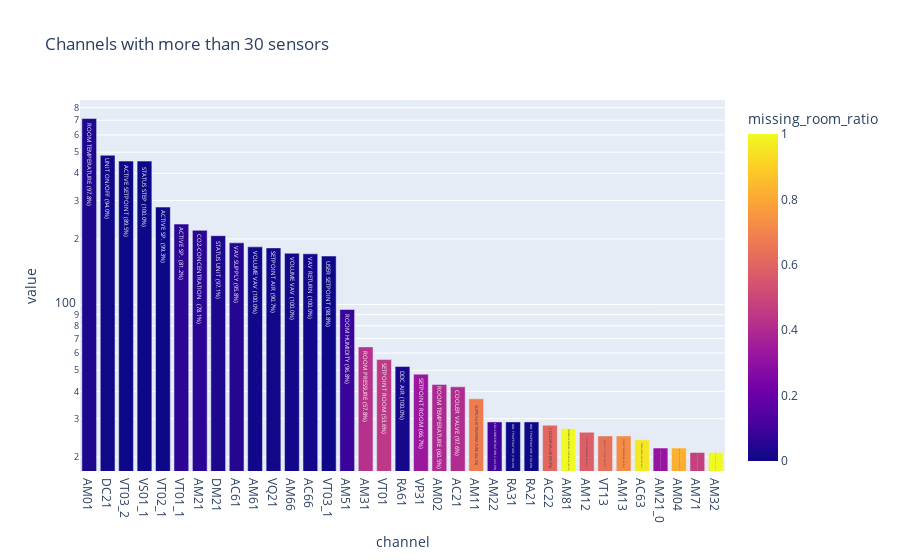

Write notebook code for a chart like this one.
### Code cell
channel_counts = metadata['channel'].value_counts()
selected = channel_counts[channel_counts > 20]
most_pop_short_desc_info = {}
missing_room_ratio = {}
for channel_id in selected.index:
    top_short_counts = metadata[metadata['channel'] == channel_id]['short_description'].value_counts()
    top_short_counts = top_short_counts / top_short_counts.sum()
    most_pop_short_desc_info[channel_id] = top_short_counts.index[0] + f" ({top_short_counts.iloc[0]*100:.1f}%)"
    missing_room_ratio[channel_id] = metadata[metadata['channel'] == channel_id]['room'].isna().mean()
channel_info_df = pd.DataFrame({'most_popular_short_description': most_pop_short_desc_info, 'missing_room_ratio': missing_room_ratio})
selected = pd.DataFrame(selected).join(channel_info_df)
selected.columns = ['sensor_count', 'most_popular_short_description', 'missing_room_ratio']
print(selected.head())
selected.to_csv('channel_groups_by_most_common_short_description.csv', index=True)
px.bar(selected, title="Channels with more than 30 sensors", text='most_popular_short_description', color='missing_room_ratio', log_y=True).show()

### Figure 1 — Plotly figure (JSON) as saved in the notebook; plotly's stock layout.template omitted (floating-point values rounded to 4 significant figures)
{"data": [{"alignmentgroup": "True", "hovertemplate": "channel=%{x}<br>value=%{y}<br>most_popular_short_description=%{text}<br>missing_room_ratio=%{marker.color}<extra></extra>", "legendgroup": "", "marker": {"color": [0.02945, 0.006198, 0, 0, 0, 0.05983, 0.05479, 0.02899, 0.04688, 0.005435, 0.005495, 0.01163, 0.0117, 0, 0.08421, 0.4219, 0.4464, 0.01923, 0.3333, 0.3953, 0.4048, 0.6757, 0.1034, 0, 0, 0.6071, 1, 0.5769, 0.64, 0.72, 0.9583, 0.3182, 0.8182, 0.4762, 1], "coloraxis": "coloraxis", "pattern": {"shape": ""}}, "name": "", "offsetgroup": "", "orientation": "v", "showlegend": false, "text": ["ROOM TEMPERATURE (97.8%)", "UNIT ON/OFF (94.0%)", "ACTIVE SETPOINT (89.5%)", "STATUS STEP (100.0%)", "ACTIVE SP. (99.3%)", "ACTIVE SP. (81.2%)", "CO2-CONCENTRATION  (78.1%)", "STATUS UNIT (97.1%)", "VAV SUPPLY (95.8%)", "VOLUME VAV (100.0%)", "SETPOINT AIR (90.7%)", "VOLUME VAV (100.0%)", "VAV RETURN (100.0%)", "USER SETPOINT (98.8%)", "ROOM HUMIDITY (96.8%)", "ROOM PRESSURE (57.8%)", "SETPOINT ROOM (53.6%)", "DDC AIR (100.0%)", "SETPOINT ROOM (66.7%)", "ROOM TEMPERATURE (60.5%)", "COOLER VALVE (97.6%)", "SUPPLY-AIR TEMPERATURE (54.1%)", "CO2-CONCENTRATION 2 (44.8%)", "DDC TEMPERATURE (100.0%)", "DDC TEMPERATURE (100.0%)", "COOLER VALVE (92.9%)", "DIFFERENCE-PRESSURE OUTSIDE-AIR (48.1%)", "INLET TEMPERATURE (53.8%)", "SETPOINT OUTLET (64.0%)", "OUTLET TEMPERATURE (44.0%)", "SPEED SUPPLY-AIR (54.2%)", "ROOM TEMPERATURE (27.3%)", "MIXED-AIR TEMPERATURE (31.8%)", "SP. TEMPERATURE (52.4%)", "RETURN-AIR PRESSURE (61.9%)"], "textposition": "auto", "type": "bar", "x": ["AM01", "DC21", "VT03_2", "VS01_1", "VT02_1", "VT01_1", "AM21", "DM21", "AC61", "AM61", "VQ21", "AM66", "AC66", "VT03_1", "AM51", "AM31", "VT01", "RA61", "VP31", "AM02", "AC21", "AM11", "AM22", "RA31", "RA21", "AC22", "AM81", "AM12", "VT13", "AM13", "AC63", "AM21_0", "AM04", "AM71", "AM32"], "xaxis": "x", "y": [713, 484, 455, 455, 280, 234, 219, 207, 192, 184, 182, 172, 171, 167, 95, 64, 56, 52, 48, 43, 42, 37, 29, 29, 29, 28, 27, 26, 25, 25, 24, 22, 22, 21, 21], "yaxis": "y"}], "layout": {"barmode": "relative", "coloraxis": {"colorbar": {"title": {"text": "missing_room_ratio"}}, "colorscale": [[0, "#0d0887"], [0.1111, "#46039f"], [0.2222, "#7201a8"], [0.3333, "#9c179e"], [0.4444, "#bd3786"], [0.5556, "#d8576b"], [0.6667, "#ed7953"], [0.7778, "#fb9f3a"], [0.8889, "#fdca26"], [1, "#f0f921"]]}, "legend": {"tracegroupgap": 0}, "title": {"text": "Channels with more than 30 sensors"}, "xaxis": {"anchor": "y", "domain": [0, 1], "title": {"text": "channel"}}, "yaxis": {"anchor": "x", "domain": [0, 1], "title": {"text": "value"}, "type": "log"}}}
